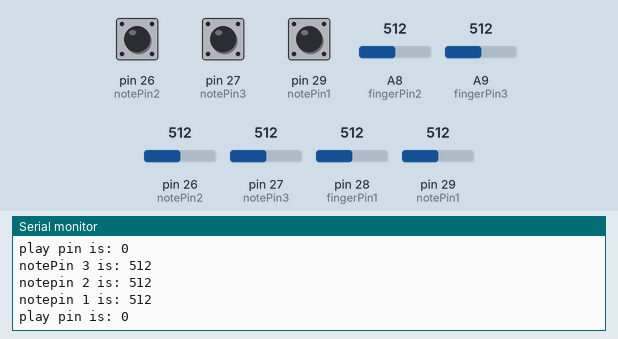
Recording of a sketch running on a simulated Teensy 4. On the bench: the last lines printed to the serial monitor. The test bench sets the inputs (shaded band); at power-on: pin 26 (notePin2) = 512, pin 27 (notePin3) = 512, pin 29 (notePin1) = 512, A8 (fingerPin2) = 512, A9 (fingerPin3) = 512, pin 28 (fingerPin1) = 512, pin 26 (notePin2) HIGH, pin 27 (notePin3) HIGH, pin 29 (notePin1) HIGH.

Above: at 1.2 s.
1.3 s: pin 26 (notePin2) set to 716
At 1.69 s:
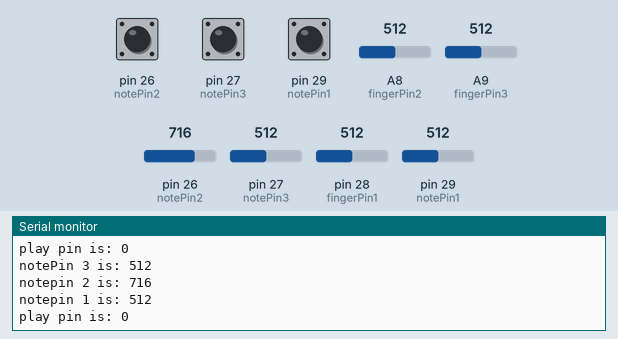
2.8 s: pin 27 (notePin3) set to 716
4.3 s: pin 29 (notePin1) set to 716
At 4.7 s:
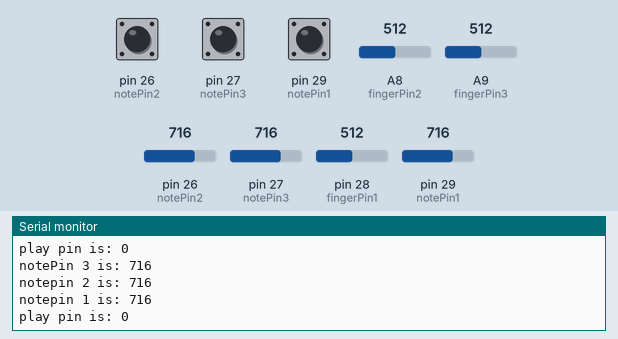
5.8 s: A8 (fingerPin2) set to 1010
At 6.21 s:
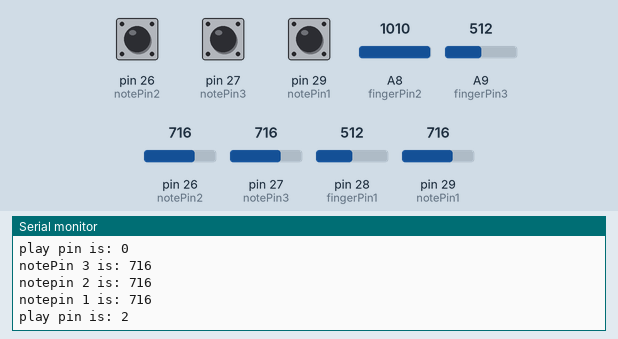
7.3 s: A9 (fingerPin3) set to 1010
At 7.72 s:
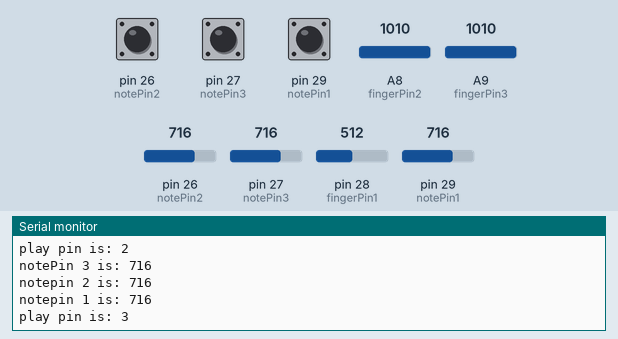
8.8 s: pin 28 (fingerPin1) set to 1010
At 9.23 s:
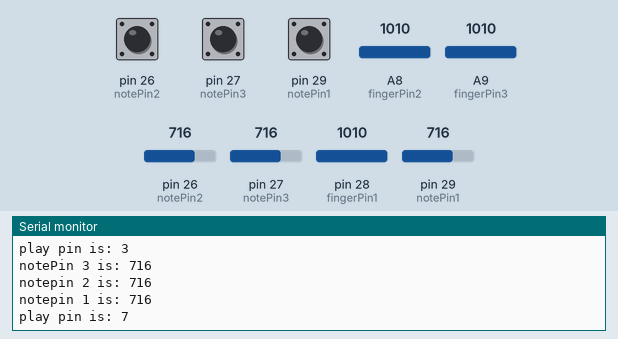
Timing chart, 0 to 11.3 s (numbered marks = the images above; inputs shaded):
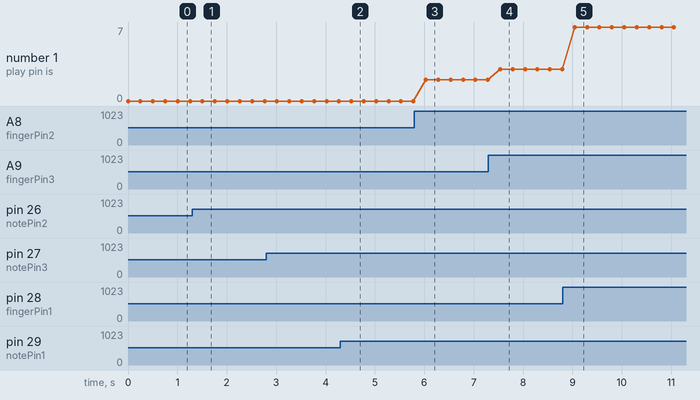

Measured:
- after the input at 1.3 s, the serial monitor: prints a new line after 0.21 s (image 1)
- after the input at 4.3 s, the serial monitor: prints a new line after 0.22 s (image 2)
- after the input at 5.8 s, the serial monitor: prints a new line after 0.23 s (image 3)
- after the input at 7.3 s, the serial monitor: prints a new line after 0.24 s (image 4)
- after the input at 8.8 s, the serial monitor: prints a new line after 0.25 s (image 5)
- plotted number 1: 3 → 7 after the input at 8.8 s

The sketch:

sketch_jun21a.ino
```cpp
#include <Bounce2.h> // A library for debouncing switches

#define fingerPin1 A14 //fingerPins: valve/piston positions
#define fingerPin2 A8
#define fingerPin3 A9
#define notePin1 A15 //notePins: play different notes for same finger positions
#define notePin2 A12
#define notePin3 A13

int fingerPin1State = 0;
int fingerPin2State = 0;
int fingerPin3State = 0;
int notePin1State = 0;
int notePin2State = 0;
int notePin3State = 0;
int fingering = 0;
int note = 0;

// Instantiate a Bounce objects for notePins
Bounce noteBounce1 = Bounce();
Bounce noteBounce2 = Bounce();
Bounce noteBounce3 = Bounce();

// Set up integers to store the state of the note button and potentiometer value
int currNote = 0;
int prevNote = 0;

//midi setup
int channel = 1;
int velocity = 100;

void setup() {
  pinMode(fingerPin1, INPUT_PULLUP);
  pinMode(fingerPin2, INPUT_PULLUP);
  pinMode(fingerPin3, INPUT_PULLUP);
  pinMode(notePin1, INPUT_PULLUP);
  pinMode(notePin2, INPUT_PULLUP);
  pinMode(notePin3, INPUT_PULLUP);

  noteBounce1.attach(notePin1);
  noteBounce2.attach(notePin2);
  noteBounce3.attach(notePin3);
  noteBounce1.interval(5); // interval in ms
  noteBounce2.interval(5);
  noteBounce3.interval(5);
}

void loop() {
  // read note pins
  notePin1State = noteBounce1.read();
  notePin2State = noteBounce2.read();
  notePin3State = noteBounce3.read();
//  Serial.println(playPinState);
  fingerPin1State = analogRead(fingerPin1);
  fingerPin2State = analogRead(fingerPin2);
  fingerPin3State = analogRead(fingerPin3);
  notePin1State = analogRead(notePin1);
  notePin2State = analogRead(notePin2);
  notePin3State = analogRead(notePin3);
    Serial.print("notePin 3 is: ");
    Serial.println(notePin3State);
    Serial.print("notepin 2 is: ");
    Serial.println(notePin2State);
    Serial.print("notepin 1 is: ");
    Serial.println(notePin1State);
    Serial.print("play pin is: ");
  fingering = (fingerPin1State >= 1000)  * 4 + (fingerPin2State >= 1000) * 2 + (fingerPin3State >= 1000) * 1;
  Serial.println(fingering);
  if (notePin1State > 1000 && notePin2State < 1000 && notePin3State < 1000) {
    note = 0;
  } else if (notePin1State < 1000 && notePin2State > 1000 && notePin3State < 1000) {
    note = 1;
  } else if (notePin1State < 1000 && notePin2State < 1000 && notePin3State > 1000) {
    note = 2;
  } else {
    note = 3;
  }

  switch (fingering) {
    //C, G, E
    case 0:
      if (note == 0) {
        playNote(60);
      } else if (note == 1) {
        playNote(67);
      } else if (note == 2) {
        playNote(64);
      } else {
        playNote(0);
      }
      break;

    //NO NOTE MAPPED
    case 1:
      playNote(0);
      break;

    //B, F#, D#
    case 2:
      if (note == 0) {
        playNote(71);
      } else if (note == 1) {
        playNote(66);
      } else if (note == 2) {
        playNote(63);
      } else {
        playNote(0);
      }
      break;

    //G#, D#,
    case 3:
      if (note == 0) {
        playNote(68);
      } else if (note == 1) {
        playNote(63);
      } else {
        playNote(0);
      }
      break;

    //Bb, F, D
    case 4:
      if (note == 0) {
        playNote(71);
      } else if (note == 1) {
        playNote(65);
      } else if (note == 2) {
        playNote(62);
      } else {
        playNote(0);
      }
      break;

    //G, D
    case 5:
      if (note == 0) {
        playNote(67);
      } else if (note == 1) {
        playNote(62);
      } else {
        playNote(0);
      }
      break;

    //A, E, C#
    case 6:
      if (note == 0) {
        playNote(69);
      } else if (note == 1) {
        playNote(64);
      } else if (note == 2) {
        playNote(61);
      } else {
        playNote(0);
      }
      break;

    //F#, C#
    case 7:
      if (note == 0) {
        playNote(66);
      } else if (note == 1) {
        playNote(61);
      } else {
        playNote(0);
      }
      break;

    default:
      playNote(0);
      break;
  }

  delay(250);
}

void playNote(int note) {
  currNote = note;
  usbMIDI.sendNoteOn(note, velocity, channel); // Turn the note ON
  if (prevNote != currNote) {
    usbMIDI.sendNoteOff(prevNote, velocity, channel);
  }
  else if (note == 0) {
    usbMIDI.sendNoteOff(prevNote, 0, channel); // Turn the note OFF
  }
  prevNote = currNote;
}
```
